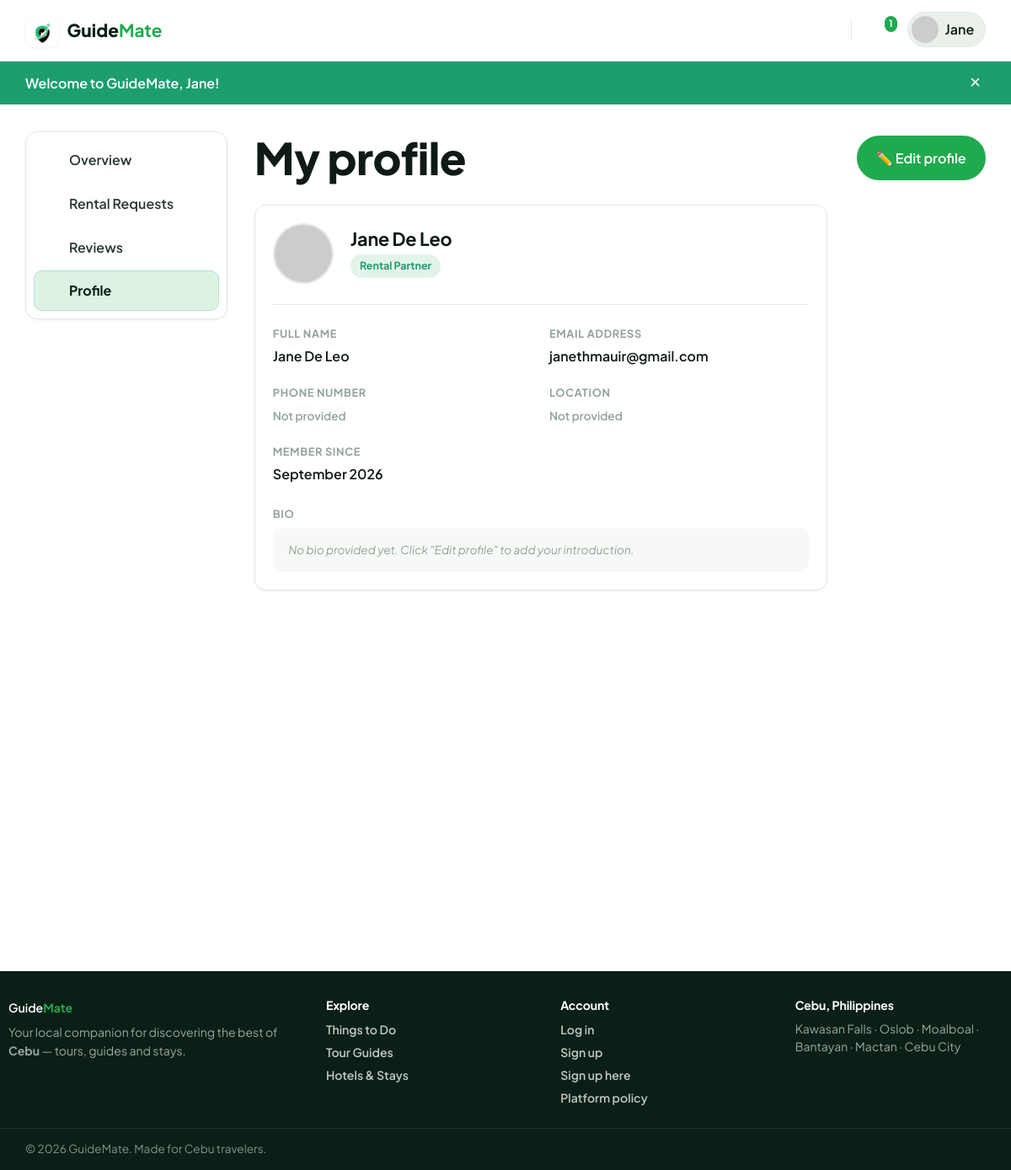
Screenshot of /public/profile (signed in) with the database file from the repository.
### tables this page shows
CREATE TABLE `users` (
  `id` int(10) UNSIGNED NOT NULL,
  `name` varchar(120) NOT NULL,
  `email` varchar(190) NOT NULL,
  `password` varchar(255) NOT NULL,
  `role` enum('admin','guide','tourist','rental_admin','hotel_admin') NOT NULL DEFAULT 'tourist',
  `phone` varchar(40) DEFAULT NULL,
  `avatar` varchar(255) DEFAULT NULL,
  `bio` text DEFAULT NULL,
  `location` varchar(120) DEFAULT NULL,
  `is_active` tinyint(1) NOT NULL DEFAULT 1,
  `suspension_reason` varchar(500) DEFAULT NULL,
  `suspended_at` timestamp NULL DEFAULT NULL,
  `guide_status` enum('none','pending','approved','rejected') NOT NULL DEFAULT 'none',
  `guide_review_note` varchar(500) DEFAULT NULL,
  `guide_reviewed_at` timestamp NULL DEFAULT NULL,
  `guide_warned` tinyint(1) NOT NULL DEFAULT 0,
  `guide_warning_note` varchar(500) DEFAULT NULL,
  `admin_totp_secret` varchar(64) DEFAULT NULL,
  `admin_totp_enabled` tinyint(1) NOT NULL DEFAULT 0,
  `created_at` timestamp NOT NULL DEFAULT current_timestamp(),
  `updated_at` timestamp NOT NULL DEFAULT current_timestamp() ON UPDATE current_timestamp(),
  `last_seen_at` timestamp NULL DEFAULT NULL,
  `last_login_at` timestamp NULL DEFAULT NULL,
  `oauth_provider` varchar(20) DEFAULT NULL,
  `oauth_id` varchar(191) DEFAULT NULL,
  `login_count` int(10) UNSIGNED NOT NULL DEFAULT 0
);

### app/Views/profile/show.php (the view, shortened to what the rows shown need)
<?php
$documents = $documents ?? [];
$isGuide = \App\Models\User::isProviderRole((string) ($user['role'] ?? ''));
$guideStatus = (string) ($user['guide_status'] ?? 'none');
$isVerified = $guideStatus === 'approved';
$bioText = trim((string) ($user['bio'] ?? ''));
$hasBio = $bioText !== '';
if ($hasBio) {
    $paragraphs = preg_split('/\r\n|\r|\n/', $bioText) ?: [$bioText];
    $bioLineCount = 0;
    foreach ($paragraphs as $p) {
        $pLen = mb_strlen(rtrim($p));
        $bioLineCount += max(1, (int) ceil($pLen / 65));
    }
} else {
    $bioLineCount = 1;
}
$alignedBioHeight = max(48, ($bioLineCount * 24) + 28);
?>
<div class="container">
    <div class="dash-layout">
        <?= \App\Core\View::partial('partials/dash-nav') ?>
        <div>
            <div style="display:flex;justify-content:space-between;align-items:center;margin-bottom:1.5rem;flex-wrap:wrap;gap:1rem;">
                <h1 class="mb-0">My profile</h1>
                <a href="<?= e(url('/profile/edit')) ?>" class="btn btn-primary">✏️ Edit profile</a>
            </div>
            <div class="panel" style="max-width:680px;">
                <div class="panel-body">
                    <div style="display:flex;align-items:center;gap:1.25rem;padding-bottom:1.5rem;border-bottom:1px solid var(--line);margin-bottom:1.5rem;">
                        <img src="<?= e(img_src($user['avatar'] ?? null, 'avatar' . $user['id'])) ?>" alt="<?= e($user['name']) ?>" style="width:72px;height:72px;border-radius:50%;object-fit:cover;border:2px solid var(--line);">
                        <div>
                            <h2 style="margin:0 0 .3rem;font-size:1.35rem;"><?= e($user['name']) ?></h2>
                            <div style="display:flex;align-items:center;gap:.6rem;flex-wrap:wrap;">
                                <span class="pill pill-confirmed"><?= e(\App\Models\User::PROVIDER_LABELS[$user['role']] ?? ucfirst($user['role'])) ?></span>
                            </div>
                        </div>
                    </div>
                    <div style="display:grid;grid-template-columns:repeat(auto-fit, minmax(220px, 1fr));gap:1.25rem;margin-bottom:1.5rem;">
                        <div>
                            <span class="hint" style="display:block;margin-bottom:.25rem;font-size:.8rem;text-transform:uppercase;letter-spacing:.05em;font-weight:700;">Full name</span>
                            <div style="font-weight:600;color:var(--ink-900);"><?= e($user['name']) ?></div>
                        </div>
                        <div>
                            <span class="hint" style="display:block;margin-bottom:.25rem;font-size:.8rem;text-transform:uppercase;letter-spacing:.05em;font-weight:700;">Email address</span>
                            <div style="font-weight:600;color:var(--ink-900);word-break:break-all;"><?= e($user['email']) ?></div>
                        </div>
                        <div>
                            <span class="hint" style="display:block;margin-bottom:.25rem;font-size:.8rem;text-transform:uppercase;letter-spacing:.05em;font-weight:700;">Phone number</span>
                            <div style="font-weight:600;color:var(--ink-900);"><?= !empty($user['phone']) ? e($user['phone']) : '<span class="hint">Not provided</span>' ?></div>
                        </div>
                        <div>
                            <span class="hint" style="display:block;margin-bottom:.25rem;font-size:.8rem;text-transform:uppercase;letter-spacing:.05em;font-weight:700;">Location</span>
                            <div style="font-weight:600;color:var(--ink-900);"><?= !empty($user['location']) ? e($user['location']) : '<span class="hint">Not provided</span>' ?></div>
                        </div>
                        <div>
                            <span class="hint" style="display:block;margin-bottom:.25rem;font-size:.8rem;text-transform:uppercase;letter-spacing:.05em;font-weight:700;">Member since</span>
                            <div style="font-weight:600;color:var(--ink-900);"><?= !empty($user['created_at']) ? e(date('F Y', strtotime((string) $user['created_at']))) : '—' ?></div>
                        </div>
                    </div>
                    <div>
                        <span class="hint" style="display:block;margin-bottom:.4rem;font-size:.8rem;text-transform:uppercase;letter-spacing:.05em;font-weight:700;"><?= ($user['role'] === 'guide') ? 'About you (shown to travelers)' : 'Bio' ?></span>
                        <div style="background:var(--sand-100, #f8fafc);padding:0.85rem 1.15rem;border-radius:10px;line-height:1.55;color:var(--ink-800);min-height:<?= $alignedBioHeight ?>px;word-break:break-word;overflow-wrap:anywhere;box-sizing:border-box;"><?= $hasBio ? nl2br(e($bioText)) : '<em class="hint">No bio provided yet. Click "Edit profile" to add your introduction.</em>' ?></div>
                    </div>
                </div>
            </div>
        </div>
    </div>
</div>

### app/Core/Router.php (shortened to what the rows shown need)
<?php
final class Router
{
    private array $routes = [];
    private function add(string $method, string $pattern, array $handler, array $guards): void
    {
        $this->routes[] = [
            'method' => $method,
            'pattern' => $pattern,
            'handler' => $handler,
            'guards' => $guards,
        ];
    }
    public function dispatch(string $method, string $uri): void
    {
        $path = $this->normalize($uri);
        $method = strtoupper($method);
        foreach ($this->routes as $route) {
            if ($route['method'] !== $method) {
                continue;
            }
            $regex = $this->compile($route['pattern']);
            if (preg_match($regex, $path, $matches) === 1) {
                $params = array_filter($matches, 'is_string', ARRAY_FILTER_USE_KEY);
                $this->runGuards($route['guards']);
                $this->invoke($route['handler'], $params);
                return;
            }
        }
    }
    private function compile(string $pattern): string
    {
        $regex = preg_replace('#\{([a-zA-Z_][a-zA-Z0-9_]*)\}#', '(?P<$1>[^/]+)', $pattern);
        return '#^' . $regex . '$#';
    }
    private function normalize(string $uri): string
    {
        $path = parse_url($uri, PHP_URL_PATH) ?: '/';
        $base = App::basePath();
        if ($base !== '' && str_starts_with($path, $base)) {
            $path = substr($path, strlen($base));
        }
        $path = str_replace('/index.php', '', $path);
        $path = '/' . trim($path, '/');
        return $path === '/' ? '/' : rtrim($path, '/');
    }
    private function runGuards(array $guards): void
    {
        foreach ($guards as $guard) {
            switch ($guard) {
                case 'auth':
                    if (Auth::user() === null) {
                        Auth::logout();
                        flash('error', 'Your session has expired. Please sign in again.');
                        redirect('/login');
                    }
                    break;
            }
        }
    }
    private function invoke(array $handler, array $params): void
    {
        [$class, $action] = $handler;
        $controller = new $class();
        $controller->{$action}(...array_values($params));
    }
}

### app/Views/layouts/main.php (shortened to what the rows shown need)
<?php
$user = auth_user();
$isGuide = ($user['role'] ?? null) === 'guide';
$current = parse_url($_SERVER['REQUEST_URI'] ?? '/', PHP_URL_PATH) ?: '/';
$base = \App\Core\App::basePath();
if ($base !== '' && str_starts_with($current, $base)) {
    $current = substr($current, strlen($base)) ?: '/';
}
$current = '/' . trim($current, '/');
$publicBrowse = $current === '/'
    || in_array($current, ['/listings', '/things-to-do', '/tour-guides', '/hotels'], true)
    || str_starts_with($current, '/listing/');
$isMessages = str_starts_with($current, '/messages');
$isDashboard = str_starts_with($current, '/dashboard') || str_starts_with($current, '/profile');
$hideFooter = $isMessages;
$guideWarned = $user && ($user['role'] ?? null) === 'guide' && \App\Models\User::isGuideWarned((int) $user['id']);
$headerUser = ($isGuide && $publicBrowse) ? null : $user;
$unread = 0;
if ($headerUser) {
    $unread = \App\Models\Message::unreadCount((int) $headerUser['id']);
}
$currentLocale = $_SESSION['_locale'] ?? 'en';
?>
<!DOCTYPE html>
<html lang="<?= e($currentLocale === 'tl' ? 'tl' : 'en') ?>">
<head>
    <link rel="stylesheet" href="<?= e(asset('css/style.css')) ?>">
</head>
<body class="<?= e(trim(($isMessages ? 'page-messages ' : '') . ($isDashboard ? 'page-dashboard ' : '') . ($hideFooter ? 'page-no-footer ' : '') . ($guideWarned ? 'guide-warned' : ''))) ?>">
<header class="site-header" id="siteHeader">
    <div class="container header-inner">
<?php if ($isGuide): ?>
            <span class="brand brand-static">
                <span class="brand-mark">◐</span>
                <span class="brand-text">Guide<strong>Mate</strong></span>
            </span>
        <?php else: ?>
            <a href="<?= e(url('/')) ?>" class="brand">
                <span class="brand-mark">◐</span>
                <span class="brand-text">Guide<strong>Mate</strong></span>
            </a>
        <?php endif; ?>
        <nav class="main-nav" id="mainNav">
            <?php if ($headerUser): ?>
                <a href="<?= e(url('/messages')) ?>" class="nav-icon" title="Messages" aria-label="Messages">
                    <?= admin_icon('messages', 22) ?><?php if ($unread > 0): ?><span class="badge"><?= (int) $unread ?></span><?php endif; ?>
                </a>
                <div class="nav-menu">
                    <button class="nav-avatar" id="userMenuBtn">
                        <img src="<?= e(img_src($headerUser['avatar'] ?? null, 'avatar' . $headerUser['id'])) ?>" alt="">
                        <span><?= e(explode(' ', (string) $headerUser['name'])[0]) ?></span>
                    </button>
                </div>
            <?php else: ?>
                <a href="<?= e(url('/login')) ?>" class="btn btn-ghost btn-sm">Log in</a>
                <a href="<?= e(url('/register')) ?>" class="btn btn-primary btn-sm">Sign up</a>
            <?php endif; ?>
        </nav>
    </div>
</header>
<?php foreach (['success' => 'flash-success', 'error' => 'flash-error', 'info' => 'flash-info'] as $key => $cls): ?>
    <?php if ($msg = flash($key)): ?>
        <div class="flash <?= $cls ?>" role="alert">
            <div class="container"><?= e($msg) ?><button class="flash-close" aria-label="Dismiss">&times;</button></div>
        </div>
    <?php endif; ?>
<?php endforeach; ?>
<main>
    <?= $content ?>
</main>
<?php if (!$hideFooter): ?>
<footer class="site-footer<?= $isDashboard ? ' site-footer--dash' : '' ?>">
    <div class="container footer-grid">
        <div>
            <?php if ($isGuide): ?>
                <span class="brand brand-static">
                    <span class="brand-mark">◐</span><span class="brand-text">Guide<strong>Mate</strong></span>
                </span>
            <?php else: ?>
                <a href="<?= e(url('/')) ?>" class="brand">
                    <span class="brand-mark">◐</span><span class="brand-text">Guide<strong>Mate</strong></span>
                </a>
            <?php endif; ?>
            <p class="footer-tag">Your local companion for discovering the best of <strong>Cebu</strong> — tours, guides and stays.</p>
        </div>
        <div>
            <h4>Explore</h4>
            <a href="<?= e(url('/things-to-do')) ?>">Things to Do</a>
            <a href="<?= e(url('/tour-guides')) ?>">Tour Guides</a>
            <a href="<?= e(url('/hotels')) ?>">Hotels &amp; Stays</a>
        </div>
        <div>
            <h4>Account</h4>
            <a href="<?= e(url('/login')) ?>">Log in</a>
            <a href="<?= e(url('/register')) ?>">Sign up</a>
            <a href="<?= e(url('/register?role=guide')) ?>">Sign up here</a>
            <a href="<?= e(url('/policy')) ?>">Platform policy</a>
        </div>
        <div>
            <h4>Cebu, Philippines</h4>
            <p class="footer-tag footer-locations">Kawasan Falls · Oslob · Moalboal · Bantayan · Mactan · Cebu City</p>
        </div>
    </div>
    <div class="footer-bottom">
        <div class="container">© <?= date('Y') ?> GuideMate. Made for Cebu travelers.</div>
    </div>
</footer>
<?php endif; ?>
</body>
</html>

### rows the page displays
users: role+name "Jane", name "Jane De Leo", role "Rental Partner", email "janethmauir@gmail.com", created_at "September 2026"

### other values shown
$unread "1"
$msg "Welcome to GuideMate, Jane!"
